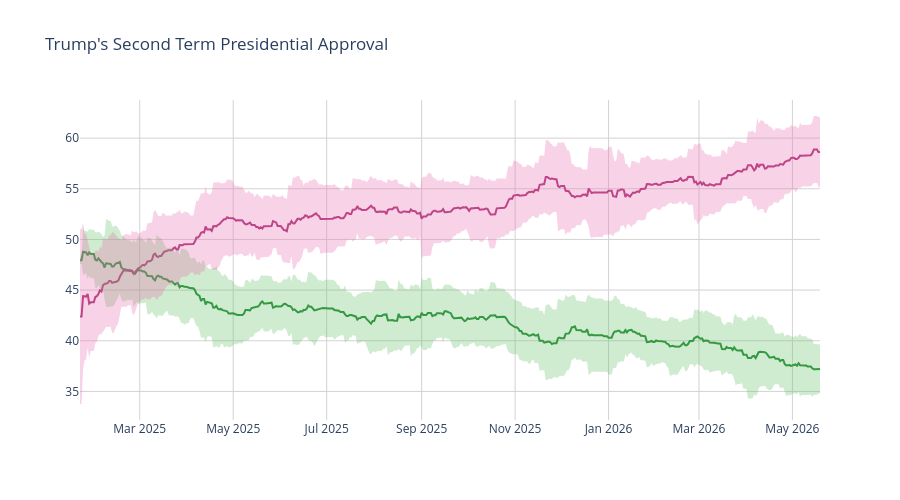

Notebook code cell kept with this figure:
### Code cell
disappr_ci_hex = "#e86eaf"
appr_ci_hex = "#60be65"
disappr_ci_rgba = "rgba(232, 110, 175, 0.3)"
appr_ci_rgba = "rgba(96, 190, 101, 0.3)"
grid_col = "#d4d2d2"


# Approve
fig = go.Figure(go.Scatter(
    x=pres['end_date'],
    y=pres['approve'],
    hovertemplate="%{y:.2f}%",
    name="<b>Approve</b>",
    line=dict(color="#228833"),
    showlegend=False
))

# Disapprove
fig.add_trace(go.Scatter(
    x=pres['end_date'],
    y=pres['disapprove'],
    hovertemplate="%{y:.2f}%",
    name="<b>Disapprove</b>",
    line=dict(color="#aa3377"),
    showlegend=False
    )
)

# Approve CI
fig.add_traces([

    # Upper bound
    go.Scatter(
        x=pres['end_date'],
        y=pres['approve_upper_ci'],
        marker=dict(color=appr_ci_hex),
        line=dict(width=0),
        mode='lines',
        showlegend=False,
        hoverinfo="skip"
    ),

    # Lower bound
    go.Scatter(
        x=pres['end_date'],
        y=pres['approve_lower_ci'],
        marker=dict(color=appr_ci_hex),
        line=dict(width=0),
        mode='lines',
        fillcolor=appr_ci_rgba,
        fill="tonexty",
        showlegend=False,
        hoverinfo="skip"
    )
])

# Disapprove CI
fig.add_traces([

    # Upper bound
    go.Scatter(
        x=pres['end_date'],
        y=pres['disapprove_upper_ci'],
        marker=dict(color=disappr_ci_hex),
        line=dict(width=0),
        mode='lines',
        showlegend=False,
        hoverinfo="skip"
    ),

    # Lower bound
    go.Scatter(
        x=pres['end_date'],
        y=pres['disapprove_lower_ci'],
        marker=dict(color=disappr_ci_hex),
        line=dict(width=0),
        mode='lines',
        fillcolor=disappr_ci_rgba,
        fill="tonexty",
        showlegend=False,
        hoverinfo="skip"
    )
])

fig.update_layout(
    title=dict(text="Trump's Second Term Presidential Approval"),
    hovermode="x"
)

fig.update_xaxes(gridcolor=grid_col)
fig.update_yaxes(gridcolor=grid_col)

fig.update_layout(hovermode="x", hoverlabel_align="right", plot_bgcolor="rgba(0, 0, 0, 0)", height=500)
fig.show()

### Figure 1 — Plotly figure (JSON) as saved in the notebook; plotly's stock layout.template omitted (floating-point values rounded to 4 significant figures; data arrays with more than 128 entries replaced by an {"elided": "..."} marker saying what was removed)
{"data": [{"hovertemplate": "%{y:.2f}%", "line": {"color": "#228833"}, "name": "<b>Approve</b>", "showlegend": false, "type": "scatter", "x": {"elided": "484 str values"}, "y": {"elided": "484 float values"}}, {"hovertemplate": "%{y:.2f}%", "line": {"color": "#aa3377"}, "name": "<b>Disapprove</b>", "showlegend": false, "type": "scatter", "x": {"elided": "484 str values"}, "y": {"elided": "484 float values"}}, {"hoverinfo": "skip", "line": {"width": 0}, "marker": {"color": "#60be65"}, "mode": "lines", "showlegend": false, "type": "scatter", "x": {"elided": "484 str values"}, "y": {"elided": "484 float values"}}, {"fill": "tonexty", "fillcolor": "rgba(96, 190, 101, 0.3)", "hoverinfo": "skip", "line": {"width": 0}, "marker": {"color": "#60be65"}, "mode": "lines", "showlegend": false, "type": "scatter", "x": {"elided": "484 str values"}, "y": {"elided": "484 float values"}}, {"hoverinfo": "skip", "line": {"width": 0}, "marker": {"color": "#e86eaf"}, "mode": "lines", "showlegend": false, "type": "scatter", "x": {"elided": "484 str values"}, "y": {"elided": "484 float values"}}, {"fill": "tonexty", "fillcolor": "rgba(232, 110, 175, 0.3)", "hoverinfo": "skip", "line": {"width": 0}, "marker": {"color": "#e86eaf"}, "mode": "lines", "showlegend": false, "type": "scatter", "x": {"elided": "484 str values"}, "y": {"elided": "484 float values"}}], "layout": {"height": 500, "hoverlabel": {"align": "right"}, "hovermode": "x", "plot_bgcolor": "rgba(0, 0, 0, 0)", "title": {"text": "Trump's Second Term Presidential Approval"}, "xaxis": {"gridcolor": "#d4d2d2"}, "yaxis": {"gridcolor": "#d4d2d2"}}}
